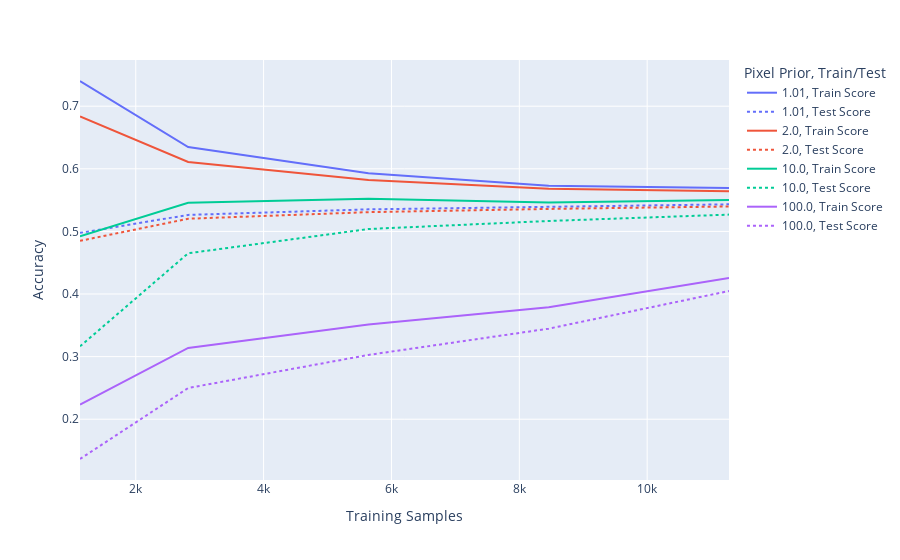
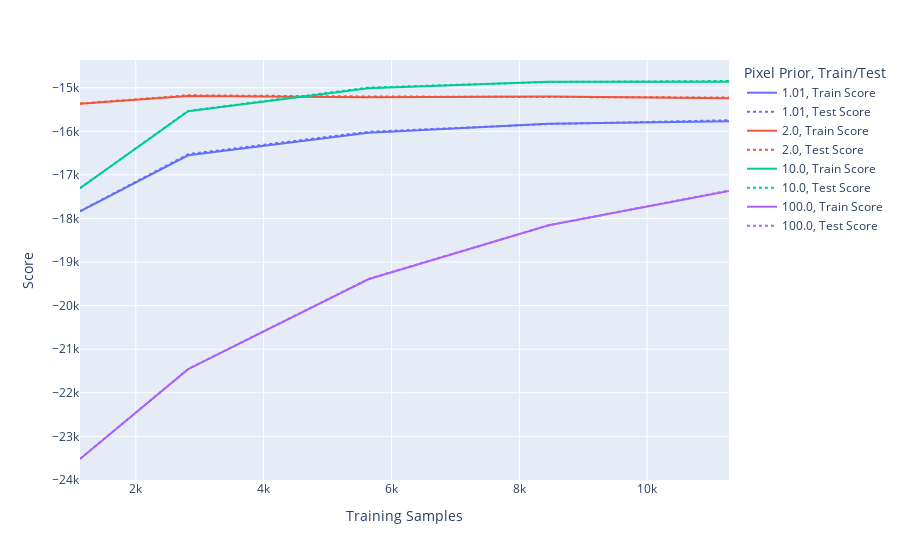

Here is the notebook cell these charts were saved with, in order:
### Code cell
fig_acc = px.line(learning_df, x='Training Samples', y='Accuracy', line_dash='Train/Test', color='Pixel Prior')
fig_acc.show()

fig_score = px.line(learning_df, x='Training Samples', y='Score', line_dash='Train/Test', color='Pixel Prior')
fig_score.show()

### Figure 1 — Plotly figure (JSON) as saved in the notebook; plotly's stock layout.template omitted (floating-point values rounded to 4 significant figures)
{"data": [{"hovertemplate": "Pixel Prior=1.01<br>Train/Test=Train Score<br>Training Samples=%{x}<br>Accuracy=%{y}<extra></extra>", "legendgroup": "1.01, Train Score", "line": {"color": "#636efa", "dash": "solid"}, "mode": "lines", "name": "1.01, Train Score", "orientation": "v", "showlegend": true, "type": "scatter", "x": [1128, 2820, 5640, 8460, 11280], "xaxis": "x", "y": [0.7402, 0.6348, 0.5927, 0.573, 0.5692], "yaxis": "y"}, {"hovertemplate": "Pixel Prior=1.01<br>Train/Test=Test Score<br>Training Samples=%{x}<br>Accuracy=%{y}<extra></extra>", "legendgroup": "1.01, Test Score", "line": {"color": "#636efa", "dash": "dot"}, "mode": "lines", "name": "1.01, Test Score", "orientation": "v", "showlegend": true, "type": "scatter", "x": [1128, 2820, 5640, 8460, 11280], "xaxis": "x", "y": [0.4977, 0.5263, 0.5352, 0.5396, 0.5433], "yaxis": "y"}, {"hovertemplate": "Pixel Prior=2.0<br>Train/Test=Train Score<br>Training Samples=%{x}<br>Accuracy=%{y}<extra></extra>", "legendgroup": "2.0, Train Score", "line": {"color": "#EF553B", "dash": "solid"}, "mode": "lines", "name": "2.0, Train Score", "orientation": "v", "showlegend": true, "type": "scatter", "x": [1128, 2820, 5640, 8460, 11280], "xaxis": "x", "y": [0.6835, 0.611, 0.5821, 0.568, 0.564], "yaxis": "y"}, {"hovertemplate": "Pixel Prior=2.0<br>Train/Test=Test Score<br>Training Samples=%{x}<br>Accuracy=%{y}<extra></extra>", "legendgroup": "2.0, Test Score", "line": {"color": "#EF553B", "dash": "dot"}, "mode": "lines", "name": "2.0, Test Score", "orientation": "v", "showlegend": true, "type": "scatter", "x": [1128, 2820, 5640, 8460, 11280], "xaxis": "x", "y": [0.4849, 0.5202, 0.5308, 0.5359, 0.5398], "yaxis": "y"}, {"hovertemplate": "Pixel Prior=10.0<br>Train/Test=Train Score<br>Training Samples=%{x}<br>Accuracy=%{y}<extra></extra>", "legendgroup": "10.0, Train Score", "line": {"color": "#00cc96", "dash": "solid"}, "mode": "lines", "name": "10.0, Train Score", "orientation": "v", "showlegend": true, "type": "scatter", "x": [1128, 2820, 5640, 8460, 11280], "xaxis": "x", "y": [0.492, 0.5457, 0.5523, 0.546, 0.55], "yaxis": "y"}, {"hovertemplate": "Pixel Prior=10.0<br>Train/Test=Test Score<br>Training Samples=%{x}<br>Accuracy=%{y}<extra></extra>", "legendgroup": "10.0, Test Score", "line": {"color": "#00cc96", "dash": "dot"}, "mode": "lines", "name": "10.0, Test Score", "orientation": "v", "showlegend": true, "type": "scatter", "x": [1128, 2820, 5640, 8460, 11280], "xaxis": "x", "y": [0.3164, 0.4651, 0.5038, 0.5167, 0.5268], "yaxis": "y"}, {"hovertemplate": "Pixel Prior=100.0<br>Train/Test=Train Score<br>Training Samples=%{x}<br>Accuracy=%{y}<extra></extra>", "legendgroup": "100.0, Train Score", "line": {"color": "#ab63fa", "dash": "solid"}, "mode": "lines", "name": "100.0, Train Score", "orientation": "v", "showlegend": true, "type": "scatter", "x": [1128, 2820, 5640, 8460, 11280], "xaxis": "x", "y": [0.2234, 0.3138, 0.3512, 0.3788, 0.4255], "yaxis": "y"}, {"hovertemplate": "Pixel Prior=100.0<br>Train/Test=Test Score<br>Training Samples=%{x}<br>Accuracy=%{y}<extra></extra>", "legendgroup": "100.0, Test Score", "line": {"color": "#ab63fa", "dash": "dot"}, "mode": "lines", "name": "100.0, Test Score", "orientation": "v", "showlegend": true, "type": "scatter", "x": [1128, 2820, 5640, 8460, 11280], "xaxis": "x", "y": [0.1365, 0.2498, 0.3027, 0.3447, 0.4048], "yaxis": "y"}], "layout": {"legend": {"title": {"text": "Pixel Prior, Train/Test"}, "tracegroupgap": 0}, "margin": {"t": 60}, "xaxis": {"anchor": "y", "domain": [0, 1], "title": {"text": "Training Samples"}}, "yaxis": {"anchor": "x", "domain": [0, 1], "title": {"text": "Accuracy"}}}}

### Figure 2 — Plotly figure (JSON) as saved in the notebook; plotly's stock layout.template omitted (floating-point values rounded to 4 significant figures)
{"data": [{"hovertemplate": "Pixel Prior=1.01<br>Train/Test=Train Score<br>Training Samples=%{x}<br>Score=%{y}<extra></extra>", "legendgroup": "1.01, Train Score", "line": {"color": "#636efa", "dash": "solid"}, "mode": "lines", "name": "1.01, Train Score", "orientation": "v", "showlegend": true, "type": "scatter", "x": [1128, 2820, 5640, 8460, 11280], "xaxis": "x", "y": [-17830.0, -16550.0, -16030.0, -15830.0, -15770.0], "yaxis": "y"}, {"hovertemplate": "Pixel Prior=1.01<br>Train/Test=Test Score<br>Training Samples=%{x}<br>Score=%{y}<extra></extra>", "legendgroup": "1.01, Test Score", "line": {"color": "#636efa", "dash": "dot"}, "mode": "lines", "name": "1.01, Test Score", "orientation": "v", "showlegend": true, "type": "scatter", "x": [1128, 2820, 5640, 8460, 11280], "xaxis": "x", "y": [-17830.0, -16520.0, -16010.0, -15830.0, -15750.0], "yaxis": "y"}, {"hovertemplate": "Pixel Prior=2.0<br>Train/Test=Train Score<br>Training Samples=%{x}<br>Score=%{y}<extra></extra>", "legendgroup": "2.0, Train Score", "line": {"color": "#EF553B", "dash": "solid"}, "mode": "lines", "name": "2.0, Train Score", "orientation": "v", "showlegend": true, "type": "scatter", "x": [1128, 2820, 5640, 8460, 11280], "xaxis": "x", "y": [-15370.0, -15190.0, -15220.0, -15200.0, -15240.0], "yaxis": "y"}, {"hovertemplate": "Pixel Prior=2.0<br>Train/Test=Test Score<br>Training Samples=%{x}<br>Score=%{y}<extra></extra>", "legendgroup": "2.0, Test Score", "line": {"color": "#EF553B", "dash": "dot"}, "mode": "lines", "name": "2.0, Test Score", "orientation": "v", "showlegend": true, "type": "scatter", "x": [1128, 2820, 5640, 8460, 11280], "xaxis": "x", "y": [-15360.0, -15170.0, -15200.0, -15200.0, -15230.0], "yaxis": "y"}, {"hovertemplate": "Pixel Prior=10.0<br>Train/Test=Train Score<br>Training Samples=%{x}<br>Score=%{y}<extra></extra>", "legendgroup": "10.0, Train Score", "line": {"color": "#00cc96", "dash": "solid"}, "mode": "lines", "name": "10.0, Train Score", "orientation": "v", "showlegend": true, "type": "scatter", "x": [1128, 2820, 5640, 8460, 11280], "xaxis": "x", "y": [-17310.0, -15540.0, -15010.0, -14860.0, -14860.0], "yaxis": "y"}, {"hovertemplate": "Pixel Prior=10.0<br>Train/Test=Test Score<br>Training Samples=%{x}<br>Score=%{y}<extra></extra>", "legendgroup": "10.0, Test Score", "line": {"color": "#00cc96", "dash": "dot"}, "mode": "lines", "name": "10.0, Test Score", "orientation": "v", "showlegend": true, "type": "scatter", "x": [1128, 2820, 5640, 8460, 11280], "xaxis": "x", "y": [-17300.0, -15530.0, -15000.0, -14870.0, -14850.0], "yaxis": "y"}, {"hovertemplate": "Pixel Prior=100.0<br>Train/Test=Train Score<br>Training Samples=%{x}<br>Score=%{y}<extra></extra>", "legendgroup": "100.0, Train Score", "line": {"color": "#ab63fa", "dash": "solid"}, "mode": "lines", "name": "100.0, Train Score", "orientation": "v", "showlegend": true, "type": "scatter", "x": [1128, 2820, 5640, 8460, 11280], "xaxis": "x", "y": [-23520.0, -21460.0, -19390.0, -18160.0, -17370.0], "yaxis": "y"}, {"hovertemplate": "Pixel Prior=100.0<br>Train/Test=Test Score<br>Training Samples=%{x}<br>Score=%{y}<extra></extra>", "legendgroup": "100.0, Test Score", "line": {"color": "#ab63fa", "dash": "dot"}, "mode": "lines", "name": "100.0, Test Score", "orientation": "v", "showlegend": true, "type": "scatter", "x": [1128, 2820, 5640, 8460, 11280], "xaxis": "x", "y": [-23520.0, -21450.0, -19390.0, -18160.0, -17360.0], "yaxis": "y"}], "layout": {"legend": {"title": {"text": "Pixel Prior, Train/Test"}, "tracegroupgap": 0}, "margin": {"t": 60}, "xaxis": {"anchor": "y", "domain": [0, 1], "title": {"text": "Training Samples"}}, "yaxis": {"anchor": "x", "domain": [0, 1], "title": {"text": "Score"}}}}
